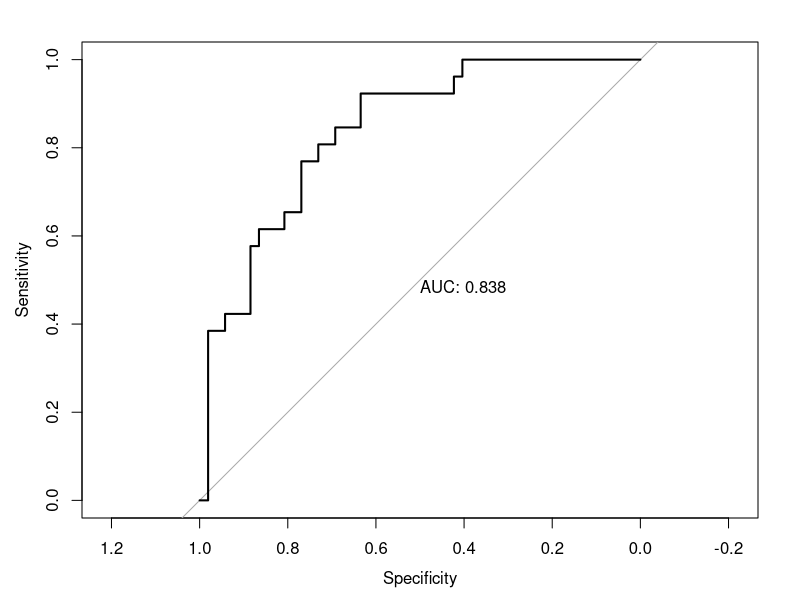
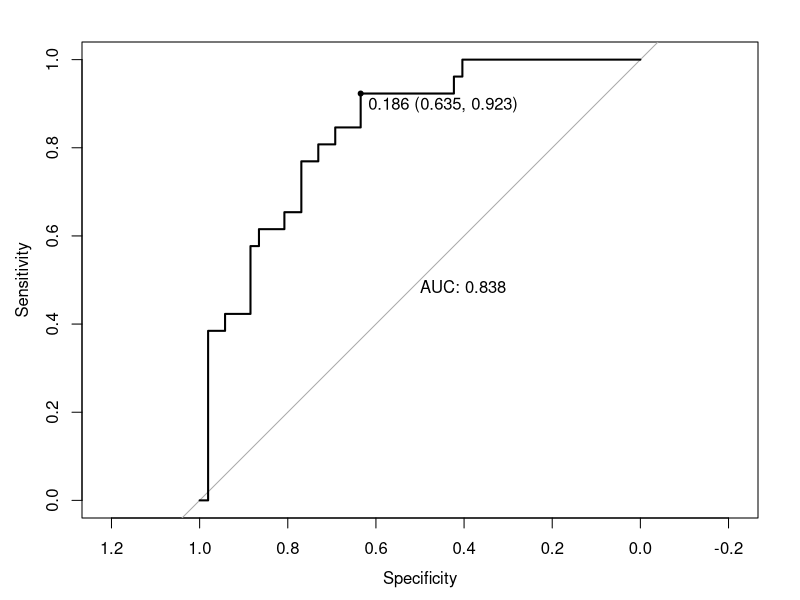
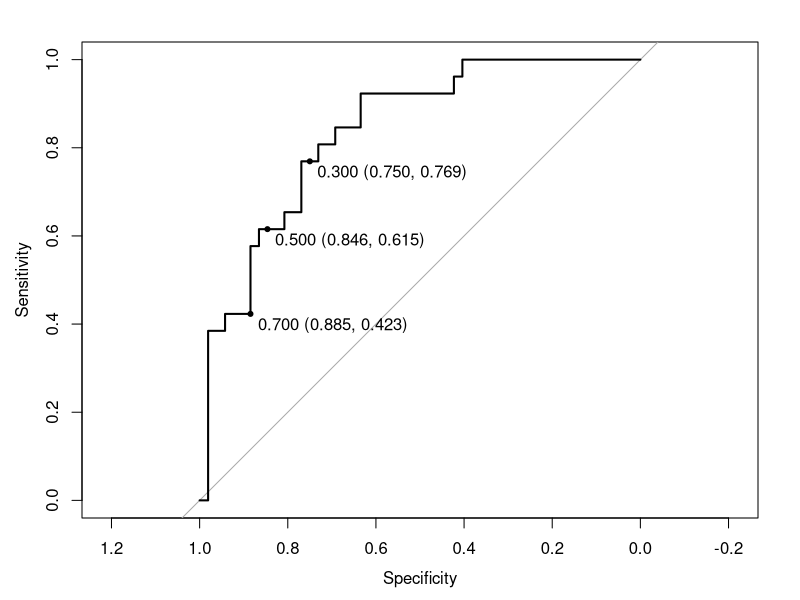
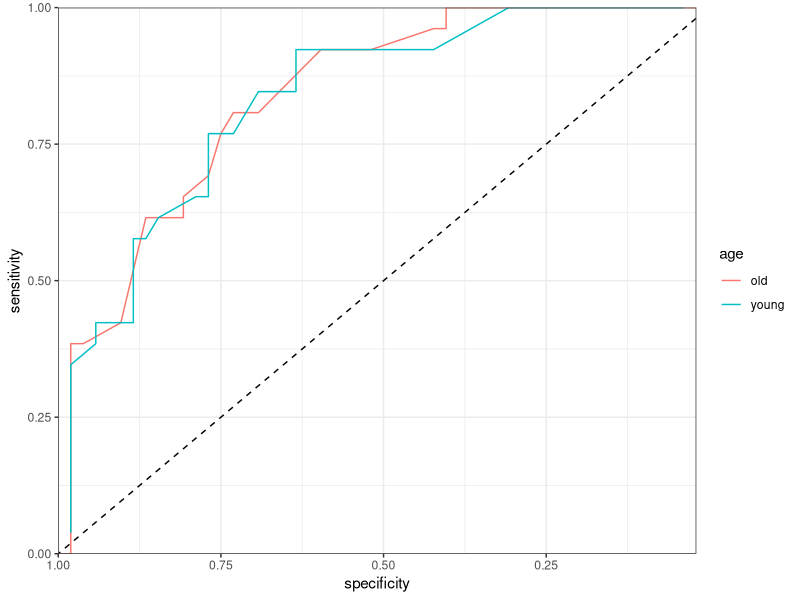

Reproduce these figures in R, in order.
#ROC curve
#http://www.sthda.com/english/articles/36-classification-methods-essentials/143-evaluation-of-classification-model-accuracy-essentials/
#The ROC curve (or receiver operating characteristics curve ) is a popular graphical measure for assessing the performance or the accuracy of a classifier, which corresponds to the total proportion of correctly classified observations.
#Since we don't usually know the probability cutoff in advance, the ROC curve is typically used to plot the true positive rate (or sensitivity on y-axis) against the false positive rate (or "1-specificity" on x-axis) at all possible probability cutoffs.
# This shows the trade off between the rate at which you can correctly predict something with the rate of incorrectly predicting something. Another visual representation of the ROC plot is to simply display the sensitive against the specificity.
#The Area Under the Curve (AUC) summarizes the overall performance of the classifier, over all possible probability cutoffs. It represents the ability of a classification algorithm to distinguish 1s from 0s (i.e, events from non-events or positives from negatives).
#For a good model, the ROC curve should rise steeply, indicating that the true positive rate (y-axis) increases faster than the false positive rate (x-axis) as the probability threshold decreases.
#So, the "ideal point" is the top left corner of the graph, that is a false positive rate of zero, and a true positive rate of one. This is not very realistic, but it does mean that the larger the AUC the better the classifier.
#The AUC metric varies between 0.50 (random classifier) and 1.00. Values above 0.80 is an indication of a good classifier.

library(tidyverse)
library(caret)
#-----Building a classification model
#To keep things simple, we'll perform a binary classification, where the outcome variable can have only two possible values: negative vs positive.
# Load the data
data("PimaIndiansDiabetes2", package = "mlbench")
pima.data <- na.omit(PimaIndiansDiabetes2)
# Inspect the data
sample_n(pima.data, 3)
# Split the data into training and test set
set.seed(123)
training.samples <- pima.data$diabetes %>%
  createDataPartition(p = 0.8, list = FALSE)
train.data  <- pima.data[training.samples, ]
test.data <- pima.data[-training.samples, ]
library(MASS)
# Fit LDA
fit <- lda(diabetes ~., data = train.data)
# Make predictions on the test data
predictions <- predict(fit, test.data)
prediction.probabilities <- predictions$posterior[,2]
predicted.classes <- predictions$class 
observed.classes <- test.data$diabetes
#-----Computing and plotting ROC curve
install.packages("pROC")
library(pROC)
# Compute roc
res.roc <- roc(observed.classes, prediction.probabilities)
plot.roc(res.roc, print.auc = TRUE)
#The gray diagonal line represents a classifier no better than random chance.
#A highly performant classifier will have an ROC that rises steeply to the top-left corner, that is it will correctly identify lots of positives without misclassifying lots of negatives as positives.
#In our example, the AUC is 0.85, which is close to the maximum ( max = 1). So, our classifier can be considered as very good. A classifier that performs no better than chance is expected to have an AUC of 0.5 when evaluated on an independent test set not used to train the model.
# Extract some interesting results
roc.data <- data_frame(
  thresholds = res.roc$thresholds,
  sensitivity = res.roc$sensitivities,
  specificity = res.roc$specificities
)
# Get the probality threshold for specificity = 0.6
roc.data %>% filter(specificity >= 0.6)
#The best threshold with the highest sum sensitivity + specificity can be printed as follow. There might be more than one threshold.
plot.roc(res.roc, print.auc = TRUE, print.thres = "best")
#result:::Here, the best probability cutoff is 0.335 resulting to a predictive classifier with a specificity of 0.84 and a sensitivity of 0.660.
#Note that, print.thres can be also a numeric vector containing a direct definition of the thresholds to display:
plot.roc(res.roc, print.thres = c(0.3, 0.5, 0.7))
#-------Multiple ROC curves
#If you have grouping variables in your data, you might wish to create multiple ROC curves on the same plot.
# Create some grouping variable
glucose <- ifelse(test.data$glucose < 127.5, "glu.low", "glu.high")
age <- ifelse(test.data$age < 28.5, "young", "old")
roc.data <- roc.data %>%
  filter(thresholds !=-Inf) %>%
  mutate(glucose = glucose, age =  age)
# Create ROC curve
ggplot(roc.data, aes(specificity, sensitivity)) + 
  geom_path(aes(color = age))+
  scale_x_reverse(expand = c(0,0))+
  scale_y_continuous(expand = c(0,0))+
  geom_abline(intercept = 1, slope = 1, linetype = "dashed")+
  theme_bw()
#------------Multiclass settings
#We start by building a linear discriminant model using the iris data set, which contains the length and width of sepals and petals for three iris species.
# We want to predict the species based on the sepal and petal parameters using LDA.
# Load the data
data("iris")
# Split the data into training (80%) and test set (20%)
set.seed(123)
training.samples <- iris$Species %>%
  createDataPartition(p = 0.8, list = FALSE)
train.data <- iris[training.samples, ]
test.data <- iris[-training.samples, ]
# Build the model on the train set
library(MASS)
model <- lda(Species ~., data = train.data)
#Performance metrics (sensitivity, specificity, .) of the predictive model can be calculated, separately for each class, comparing each factor level to the remaining levels (i.e. a "one versus all" approach).
# Make predictions on the test data
predictions <- model %>% predict(test.data)
# Model accuracy
confusionMatrix(predictions$class, test.data$Species)
#Note:: that, the ROC curves are typically used in binary classification but not for multiclass classification problems.
